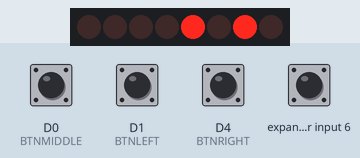
This sketch was run on a simulated Arduino MKR. On the bench: 8 port-expander outputs drawn as a row of LEDs (first output left, lit = HIGH). Wiring (inferred from the names in the program): PCF8574 port expander at I2C address 0x3C. Wiring (inferred from the signals the program sends): row of LEDs: on Q0, Q1, Q2, Q3, Q4, Q5, Q6, Q7. The test bench sets the inputs (shaded band); at power-on: expander input 6 HIGH, D0 (BTNMIDDLE), D1 (BTNLEFT), D4 (BTNRIGHT) LOW.

Above: at 1.6 s.
1.7 s: D4 (BTNRIGHT) pulled HIGH for 0.15 s
At 1.9 s:
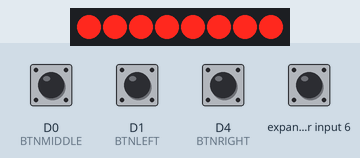
At 3.0 s:
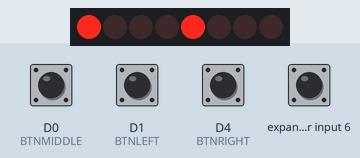
Timing chart, 0 to 4.7 s (numbered marks = the images above; inputs shaded):
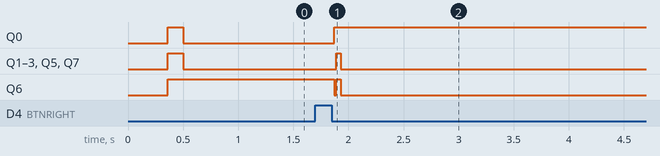

Measured:
- after the input at 1.7 s, Q0: LOW → HIGH after 0.17 s; Q1–3, Q5, Q7: LOW → HIGH after 0.19 s, → LOW 0.04 s later; Q6: HIGH → LOW after 0.17 s, → HIGH 0.02 s later, → LOW 0.04 s later

The sketch:

I2C_OLEDNEW.ino
```cpp
#include <Wire.h>
#include "Fonts.h"
#include "Command.h"
#include "Graphics.h"
#include "appHandler.h"

#define BTNLEFT 1
#define BTNMIDDLE 0
#define BTNRIGHT 4

// RMW NOW HAS CUSTOM COLUMN OFFSET
void btnLEFT() {
  if (currentBtn != 0 && currentApp == 0) {    // As of now it unselects, changes the cursor position, then selects the updated position - May allow avoiding the need for an old state
    RMW(pageTable[currentBtn], currentBtn, 0); // To be unselected RMW(wordLength, tobeselected); - 1
    currentBtn--;
    RMW(pageTable[currentBtn], currentBtn, 0); // To be selected - 0. LAST number is column address offset
  }
}

void btnMIDDLE() {                             // ENTER SELECTED(currentBtn) IF VALID
  if (currentApp == 0) {                       // Only enter apps from the main menu
    appSelect(currentBtn);                     // Each has a number. Uses String right now instead of number, legibility.
  }
}

void btnRIGHT() {
  if (currentBtn != 7 && currentApp == 0) {    // Only use this kind of navigation for the home menu, could add others that follow the same nav method
    RMW(pageTable[currentBtn], currentBtn, 0); // Temporary , the LAST page + size should be saved somewhere and then put here so its unselected - 0
    currentBtn++;
    RMW(pageTable[currentBtn], currentBtn, 0); // Temporary , the NEW page + size should be saved somewhere and then put here so its unselected - 1
  }
  // Each page has its own nav system
}

// POR MEANS DEFAULT? - POWER ON RESET
void setup() {
  Wire.begin();
  pinMode(BTNMIDDLE, INPUT);
  pinMode(BTNLEFT, INPUT);
  pinMode(BTNRIGHT, INPUT);
  attachInterrupt (digitalPinToInterrupt (BTNLEFT), btnLEFT, RISING);     // Change RISING to HIGH for "hold to scroll"
  attachInterrupt (digitalPinToInterrupt (BTNMIDDLE), btnMIDDLE, RISING);
  attachInterrupt (digitalPinToInterrupt (BTNRIGHT), btnRIGHT, RISING);

  // INITIALIZE DISPLAY
  singleC_OP(0xae);                  // Command to turn display OFF

  dualCD_OP(0xd5, 0x80);             // Clock ratio 0x0f

  dualCD_OP(0xd3, 0x00);             // 0x00 = Top of screen? 0x10. Think this is visual and not affected by RAM. Display Offset - Double Byte

  singleC_OP(0x40);                  // 0x40 should be top, explains why page is offset weirdly. 0x48. Set start line << CHECK THIS. I think 0x40 should be start

  dualCD_OP(0xad, 0x8b);             // Built-In DC-DC Used - Double Byte

  singleC_OP(0x33);                  // Set Pump Voltage

  singleC_OP(0xc8);                  // Set scan direction

  singleC_OP(0xa1);                  // Segment remap
  // BELOW
  dualCD_OP(0xda, 0x12);             // Sequential, 0x12. COM HW CONFIG
  dualCD_OP(0xd9, 0xf1);             // 15 DCLK DisCharge. 1 DCLK PreCharge
  dualCD_OP(0xdb, 0x40);             // FIX THIS - VCOMH.64?
  // CHECK ABOVE. Unsure of what this does

  dualCD_OP(0x81, 0xff);             // Contrast control

  singleC_OP(0xa4);                  // Command to turn display ON? 0xa5. Output RAM << CHECK THIS. Is this necessary? POR == 0xa4

  singleC_OP(0xa6);                  // Normal Mode. 0xa7 - inverse. Set normal display mode

  // clrDisplay();                      // What would be useful to draw before the display is turned on?
  homePage();                        // Draws the home page. Could move this instead of clrDisplay to avoid repeating as it includes its own clrDisplay

  singleC_OP(0xaf);                  // Command to turn display ON
}

void loop() {
}
```

Command.h
```cpp
#define DEVICE_ID 0x3C
#define COMMAND 0x00
#define RAMCOMMAND 0x40
byte pageArray[128] = {0};                          // This may be used to circumvent the page overflowing

// Rename some of these variables
void singleC_OP(byte firstParam) {                  // Single command OP
  Wire.beginTransmission(DEVICE_ID);                //
  Wire.write(COMMAND);                              //
  Wire.write(firstParam);                           // The only command
  Wire.endTransmission();
}

void dualCD_OP(byte firstParam, byte secondParam) { // Double command OP
  Wire.beginTransmission(DEVICE_ID);                //
  Wire.write(COMMAND);                              //
  Wire.write(firstParam);                           // Usually addresses the register
  Wire.write(secondParam);                          // DATA for the register
  Wire.endTransmission();
}

void RAM_OP(byte firstParam) {                      // RAM operation OP
  Wire.beginTransmission(DEVICE_ID);                //
  Wire.write(RAMCOMMAND);                           // Addresses RAM
  Wire.write(firstParam);                           // Usually addresses the register
  Wire.endTransmission();                           //
}

void RAMS_OP() {
  Wire.beginTransmission(DEVICE_ID);                //
  Wire.write(RAMCOMMAND);                           // Addresses RAM
  Wire.endTransmission();
}

byte read_OP() {                                    // uint8_t byteNumber
  byte reading;
  RAMS_OP();
  Wire.requestFrom(DEVICE_ID, 1);                   // DUMMY READ?
  byte dummy = Wire.read();
  RAMS_OP();
  Wire.requestFrom(DEVICE_ID, 1);                   // Request byteNumber amount of bytes
  reading = Wire.read();
  return reading;
}

// This one sets it to the leftmost column position
void columnSet() {                                  // Resets column to the first one. Have arguments for a distance from the left
  //Set Start Column
  singleC_OP(B00010000);                            // 0000 - HIGHER
  singleC_OP(B00000010);                            // 0010 - LOWER
}

// Sets the initial column Adress, takes a starting column as an argument
void incrementC(byte increment) {                   // Now takes one arg
  byte lower = increment & B00001111;               // Works out Lower 4 bits - just formatting
  byte higher = (increment & B11110000) >> 4;       // Works out Higher 4 bits - just formatting
  // Set Start Column
  singleC_OP(B00010000 + higher);                   // 0000
  singleC_OP(B00000000 + lower);                    // 0010
}

// Takes the page as an argument. Always calls column set so that whenever setPage is called it will also begin from the leftmost column
void setPage(byte page) {                           // Just sets the page and uses the first column
  singleC_OP(0xB0 + page);                          // , byte data? 0xB0 + page
  // columnSet();                                   // REMOVE?? May cause issues
}

void clrDisplay() {
  // At the end of (128) 132, increment the page but also zero the column address
  for (uint8_t y = 0; y < 8; y++) {                     // Page
    setPage(y);                                         // Just zeroes page address. Is column zeroing necessary?
    for (uint8_t i = 0; i < 132; i++) {                 // Line. 128 in the future or just have a blanking time of 4px?
      RAM_OP(0x00);                                     // Clears the column
    }
  }
}

void writeSpace(uint8_t spaceSize, byte page) {         // Deals with writing spaces
  for (uint8_t y = 0; y < spaceSize; y++) {             // Iterates for the number of spaces. I think this should be under 256, even with ASCII
    RAM_OP(0x00);                                       // Writes spaces
    pageTable[page]++;
  }
}

void writeLetter(byte startPos, byte page, byte space) {// In the future allow for custom width letters
  byte column = 0x00;


  for (byte xPos = 0; xPos < 8; xPos++) {               // Height
    column = fontArray[startPos + xPos];                // Start position + current column read

    if (column != 0) {                                  // CHECK HOW MANY INSTRUCTIONS THIS IS/CPU LOAD, != or > ?
      // add to the tableArray here! also for space
      RAM_OP(column);                                   // Writes one column to the display
      pageTable[page]++;
    }
  }
  writeSpace(space, page);
  // Later write this to the pageArray and then print that in one go?
}

// Paramater for space width, in pixels. Default = 2. In future could have custom space width. Pass this in writeText instead?
// ADD numbers mode? Would use ascii here but i'm not adding all those characters
void writeText(byte column, byte page, String text) {
  byte space = 2;                                                         // Doesn't need to be hardcoded
  byte increment = 2 + column;                                            // 2 default to account for pixel difference
  setPage(page);                                                          // This one resets the column address, be aware of this
  incrementC(increment);                                                  // Just sets the start column address. Would it be better to only take one number as an argument?

  for (uint8_t stringPos = 0; stringPos < text.length(); stringPos++) {   // Iterates for length of the string
    byte startPos = byte(text.charAt(stringPos));                         // Convert character to byte(number);

    // Slightly inneficient as i'm not strictly following ASCII - the following can be removed in the future once all chars are added to the font

    if (startPos > 64 && startPos < 91) {                                 // Paramaters for a cap letter
      startPos = (startPos - 65) * 8;
      writeLetter(startPos, page, space);                                 // Sends the letter to function - Inneficient until all ASCII chars are added
    } else if (startPos > 47 && startPos < 58) {                          // Parameter for numbers
      startPos = (startPos - 48) * 8;
    } else if (startPos == 32) {                                          // Space
      writeSpace(2, page);                                                // 2 is the spacing. Maybe use a variable? BUT then don't add 10 to pageTable, add 2 (space). Also don't call the function
    } else {                                                              // If char not found
      startPos = 288;                                                     // Coord for default char
    }


    // THIS is to keep track of word length in each page
    // pageTable[page] = (text.length() * 10);                            // This could maybe be at the top? This wont be needed if we use RMW. 10 is 8 + spacing. 2 for spacing
  }
}
```

Fonts.h
```cpp
uint8_t pageTable[8] = {0};      // May be bad, keeps track of the length of words in each page
// Could also read display data. Keep reading until the last column that has more than a total value of 0 in it. - more cpu intensive. Array is memory intensive

// Could fit all in here but pass an exception to the write function that subtracts the number passed from each end, either skips, or the number is even so its taken from the center out and the columns iterator is variable
// would have to check performance on this
byte fontArray [336] =
{
  B11111100,
  B11111110,
  B00110111,
  B00110011,
  B00110011,
  B00110111,
  B11111110,
  B11111100,
  B11111111,
  B11111111,
  B11011011,
  B11011011,
  B11011011,
  B11011011,
  B11111111,
  B01100110,
  B00111100,
  B01111110,
  B11100111,
  B11000011,
  B11000011,
  B11000011,
  B11100111,
  B01100110,
  B11111111,
  B11111111,
  B11000011,
  B11000011,
  B11000011,
  B11100111,
  B11111111,
  B01111110,
  B11111111,
  B11111111,
  B11011011,
  B11011011,
  B11011011,
  B11011011,
  B11000011,
  B11000011,
  B11111111,
  B11111111,
  B00011011,
  B00011011,
  B00011011,
  B00011011,
  B00000011,
  B00000011,
  B00111100,
  B01111110,
  B11100111,
  B11000011,
  B11000011,
  B11010011,
  B11110111,
  B11110110,
  B11111111,
  B11111111,
  B00011000,
  B00011000,
  B00011000,
  B00011000,
  B11111111,
  B11111111,
  B00000000,
  B00000000,
  B00000000,
  B11111111,
  B11111111,
  B00000000,
  B00000000,
  B00000000,
  B01110000,
  B11110000,
  B11000000,
  B11000000,
  B11000000,
  B11000000,
  B11111111,
  B01111111,
  B11111111,
  B11111111,
  B00011000,
  B00111100,
  B01111110,
  B11100111,
  B11000011,
  B11000011,
  B11111111,
  B11111111,
  B11000000,
  B11000000,
  B11000000,
  B11000000,
  B11000000,
  B11000000,
  B11111111,
  B11111111,
  B00001110,
  B00011100,
  B00011100,
  B00001110,
  B11111111,
  B11111111,
  B11111111,
  B11111111,
  B00001110,
  B00011100,
  B00111000,
  B01110000,
  B11111111,
  B11111111,
  B01111110,
  B11111111,
  B11000011,
  B11000011,
  B11000011,
  B11000011,
  B11111111,
  B01111110,
  B11111111,
  B11111111,
  B00110011,
  B00110011,
  B00110011,
  B00110011,
  B00011111,
  B00001110,
  B01111110,
  B11111111,
  B11000011,
  B11010011,
  B11110011,
  B01100011,
  B11111111,
  B11011110,
  B11111111,
  B11111111,
  B00110011,
  B00110011,
  B01110011,
  B11110011,
  B11011111,
  B10001110,
  B11001110,
  B11011111,
  B11011011,
  B11011011,
  B11011011,
  B11011011,
  B11111011,
  B01110011,
  B00000011,
  B00000011,
  B00000011,
  B11111111,
  B11111111,
  B00000011,
  B00000011,
  B00000011,
  B01111111,
  B11111111,
  B11000000,
  B11000000,
  B11000000,
  B11000000,
  B11111111,
  B01111111,
  B00001111,
  B00111111,
  B01110000,
  B11000000,
  B11000000,
  B01110000,
  B00111111,
  B00001111,
  B11111111,
  B11111111,
  B01110000,
  B00111000,
  B00111000,
  B01110000,
  B11111111,
  B11111111,
  B11000011,
  B11100111,
  B01111110,
  B00111100,
  B00111100,
  B01111110,
  B11100111,
  B11000011,
  B00000011,
  B00000111,
  B00001110,
  B11111100,
  B11111100,
  B00001110,
  B00000111,
  B00000011,
  B11000011,
  B11100011,
  B11110011,
  B11111011,
  B11011111,
  B11001111,
  B11000111,
  B11000011,
  B01111110,
  B11111111,
  B11100011,
  B11010011,
  B11001011,
  B11000111,
  B11111111,
  B01111110,
  B00000000,
  B00000100,
  B00000110,
  B11111111,
  B11111111,
  B00000000,
  B00000000,
  B00000000,
  B11111011,
  B11111011,
  B11011011,
  B11011011,
  B11011011,
  B11011011,
  B11011111,
  B11001110,
  B11000011,
  B11011011,
  B11011011,
  B11011011,
  B11011011,
  B11011011,
  B11111111,
  B01111110,
  B00001111,
  B00011111,
  B00011000,
  B00011000,
  B00011000,
  B00011000,
  B11111111,
  B11111111,
  B11001111,
  B11011111,
  B11011011,
  B11011011,
  B11011011,
  B11011011,
  B11111011,
  B01111011,
  B01111110,
  B11111111,
  B11011011,
  B11011011,
  B11011011,
  B11011011,
  B11111011,
  B01110011,
  B00000011,
  B00000011,
  B00000011,
  B00000011,
  B11110011,
  B11111111,
  B00011111,
  B00000111,
  B01110110,
  B11111111,
  B11011011,
  B11011011,
  B11011011,
  B11011011,
  B11111111,
  B01110110,
  B00011110,
  B11011111,
  B11011011,
  B11011011,
  B11011011,
  B11111011,
  B01111111,
  B00111110,
  B11111111,
  B11111111,
  B10000001,
  B10000001,
  B10000001,
  B10000001,
  B11111111,
  B11111111,
  B00000000,
  B00000000,
  B00000000,
  B01100110,
  B01100110,
  B00000000,
  B00000000,
  B00000000,
  B00000000,
  B00011000,
  B00011000,
  B01111110,
  B01111110,
  B00011000,
  B00011000,
  B00000000,
  B00000000,
  B00011000,
  B00011000,
  B00011000,
  B00011000,
  B00011000,
  B00011000,
  B00000000,
  B11000000,
  B11100000,
  B01110000,
  B00111000,
  B00011100,
  B00001110,
  B00000111,
  B00000011,
  B00000000,
  B00000000,
  B00000000,
  B11011111,
  B11011111,
  B00000000,
  B00000000,
  B00000000
};
```

Graphics.h
```cpp
// UPDATE THIS TO BYTE ARRAY

/*
bool RAMArray[64][128] = {0};                         // Row by column. This array represents the total Pixels, not RAM. Change name. Can be used for full screen graphics
// bool testArray[8][128] = {0};                         // Init with 0s - not sure why this is here

void drawGraphic() {                                  // Add left, top increment later
  for (int page = 0; page < 8; page++) {              // Iterates for each page
    setPage(page);
    columnSet();
    for (int i = 0; i < 128; i++) {                   // Line. Iterate for entire array, could optimse to only iterate for the size of graphic - would then need to account for column address
      byte column = B00000000;                        // Resets
      for (int yPos = 0; yPos < 8; yPos++) {          // Height
        column = column | ((RAMArray[yPos + (page * 8)][i]) << yPos); // OLD = (7 - yPos). NEW yPos
      }
      RAM_OP(column);                                 // Writes one column to the display
    }
  }
}
*/

// Read-Modify-Write, blinking cursor. Place this before other if including it
void RMW(byte columnCounter, byte pageCounter , byte colOffset = 0x00) {
  setPage(pageCounter);                               // Sets page address - Needs start/end address? (i + startPage)
  incrementC(colOffset + 2);                          // Sets column address (0) - first. + 2 to compensate for the RAM difference
  for (uint8_t y = 0; y < columnCounter; y++ ) {
    singleC_OP(0xe0);                                 // Read-Modify-Write - 0xE0
    byte readByte = read_OP();                        // Request 1 byte

    byte reverseByte = ~readByte;                     // In theory inverts the byte

    RAM_OP(reverseByte);

    // Could nest functions so that different modifications can be made.
    // IDEALLY this would keep reading and find the start and end of the word on the current page - Would not be the accurate length but good enough
    // Could add a buffer anyway as to add some padding to each end of the word
  }
  singleC_OP(0xee);                                   // END COMMAND
}

// Other draw fucntions here?
```

Source omitted: appHandler.h (3262 bytes)
